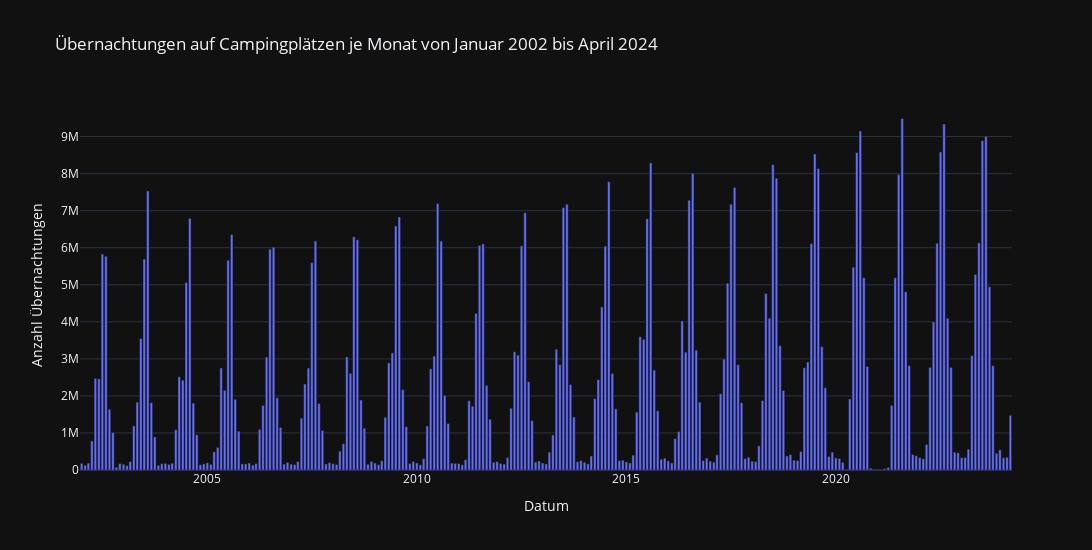

Notebook code cell kept with this figure:
### Markdown cell above
Camping Umsätze pro Monat:

### Code cell
df_main_temp = df_main.groupby(['date'])['uebernachtungen_anzahl'].sum().reset_index()
fig = px.bar(df_main_temp, x='date', y='uebernachtungen_anzahl', title='Übernachtungen auf Campingplätzen je Monat von Januar 2002 bis April 2024', labels={'date': 'Datum', 'uebernachtungen_anzahl': 'Anzahl Übernachtungen'}, hover_name='uebernachtungen_anzahl')
fig.update_layout(width=1200, height=550)
fig.show()

### Figure 1 — Plotly figure (JSON) as saved in the notebook; plotly's stock layout.template omitted (floating-point values rounded to 4 significant figures; data arrays with more than 128 entries replaced by an {"elided": "..."} marker saying what was removed)
{"data": [{"alignmentgroup": "True", "hovertemplate": "<b>%{hovertext}</b><br><br>Datum=%{x}<br>Anzahl Übernachtungen=%{y}<extra></extra>", "hovertext": {"elided": "266 float values"}, "legendgroup": "", "marker": {"color": "#636efa", "pattern": {"shape": ""}}, "name": "", "offsetgroup": "", "orientation": "v", "showlegend": false, "textposition": "auto", "x": {"elided": "266 str values"}, "xaxis": "x", "y": {"elided": "266 float values"}, "yaxis": "y", "type": "bar"}], "layout": {"xaxis": {"anchor": "y", "domain": [0.0, 1.0], "title": {"text": "Datum"}}, "yaxis": {"anchor": "x", "domain": [0.0, 1.0], "title": {"text": "Anzahl Übernachtungen"}}, "legend": {"tracegroupgap": 0}, "title": {"text": "Übernachtungen auf Campingplätzen je Monat von Januar 2002 bis April 2024"}, "barmode": "relative", "width": 1200, "height": 550}}
